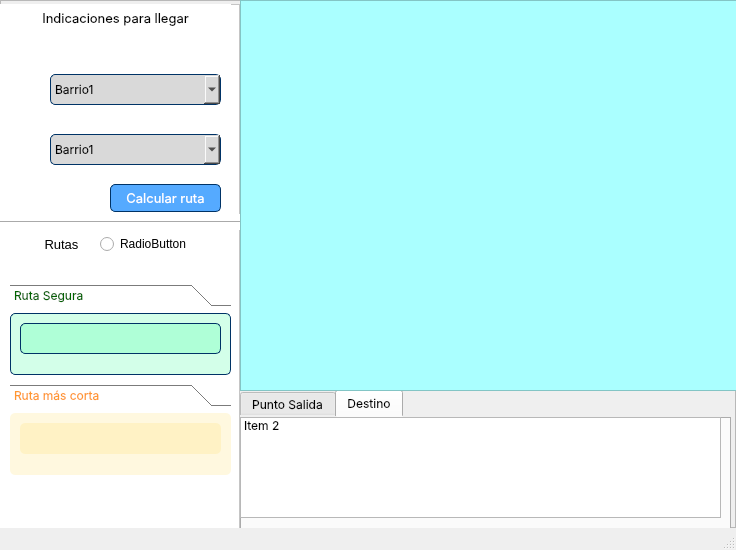
<?xml version="1.0" encoding="UTF-8"?>
<ui version="4.0">
 <class>MainWindow</class>
 <widget class="QMainWindow" name="MainWindow">
  <property name="enabled">
   <bool>true</bool>
  </property>
  <property name="geometry">
   <rect>
    <x>0</x>
    <y>0</y>
    <width>736</width>
    <height>550</height>
   </rect>
  </property>
  <property name="minimumSize">
   <size>
    <width>736</width>
    <height>550</height>
   </size>
  </property>
  <property name="font">
   <font>
    <family>Inter</family>
   </font>
  </property>
  <property name="windowTitle">
   <string>MainWindow</string>
  </property>
  <widget class="QWidget" name="centralwidget">
   <property name="sizePolicy">
    <sizepolicy hsizetype="Maximum" vsizetype="Maximum">
     <horstretch>0</horstretch>
     <verstretch>0</verstretch>
    </sizepolicy>
   </property>
   <property name="maximumSize">
    <size>
     <width>16777215</width>
     <height>16777215</height>
    </size>
   </property>
   <layout class="QHBoxLayout" name="horizontalLayout">
    <property name="spacing">
     <number>0</number>
    </property>
    <property name="sizeConstraint">
     <enum>QLayout::SetMaximumSize</enum>
    </property>
    <property name="leftMargin">
     <number>0</number>
    </property>
    <property name="topMargin">
     <number>0</number>
    </property>
    <property name="rightMargin">
     <number>0</number>
    </property>
    <property name="bottomMargin">
     <number>0</number>
    </property>
    <item>
     <widget class="QFrame" name="container">
      <property name="styleSheet">
       <string notr="true"/>
      </property>
      <property name="frameShape">
       <enum>QFrame::StyledPanel</enum>
      </property>
      <property name="frameShadow">
       <enum>QFrame::Raised</enum>
      </property>
      <widget class="QTabWidget" name="tabWidget">
       <property name="geometry">
        <rect>
         <x>240</x>
         <y>390</y>
         <width>491</width>
         <height>141</height>
        </rect>
       </property>
       <property name="font">
        <font>
         <family>Inter</family>
        </font>
       </property>
       <property name="styleSheet">
        <string notr="true">QTabWidget{
border-style: solid;
border-width: 0px;
border-color: rgba(255, 220, 94, 50);
backgroud-color: rgb(0, 0, 0)
border-radius: 5px;
}</string>
       </property>
       <property name="currentIndex">
        <number>1</number>
       </property>
       <widget class="QWidget" name="tabOrigin">
        <property name="styleSheet">
         <string notr="true">QWidget{
border-style: solid;
border-width: 0px;
border-color: rgba(255, 220, 94, 50);
color: rgb(255, 151, 47);
border-radius: 5px;
}</string>
        </property>
        <attribute name="icon">
         <iconset>
          <normaloff>../IconosColores/crosshair1.svg</normaloff>../IconosColores/crosshair1.svg</iconset>
        </attribute>
        <attribute name="title">
         <string>Punto Salida</string>
        </attribute>
        <widget class="QListWidget" name="listOrigin">
         <property name="geometry">
          <rect>
           <x>0</x>
           <y>1</y>
           <width>491</width>
           <height>181</height>
          </rect>
         </property>
         <property name="font">
          <font>
           <family>Inter</family>
          </font>
         </property>
         <property name="styleSheet">
          <string notr="true">color: rgb(0, 0, 0);</string>
         </property>
         <item>
          <property name="text">
           <string>Item 1</string>
          </property>
         </item>
        </widget>
       </widget>
       <widget class="QWidget" name="tab_Destination">
        <attribute name="icon">
         <iconset>
          <normaloff>../IconosColores/map-pin.svg</normaloff>../IconosColores/map-pin.svg</iconset>
        </attribute>
        <attribute name="title">
         <string>Destino</string>
        </attribute>
        <widget class="QListWidget" name="listDestination">
         <property name="geometry">
          <rect>
           <x>0</x>
           <y>0</y>
           <width>481</width>
           <height>101</height>
          </rect>
         </property>
         <property name="font">
          <font>
           <family>Inter</family>
          </font>
         </property>
         <item>
          <property name="text">
           <string>Item 2</string>
          </property>
         </item>
        </widget>
       </widget>
      </widget>
      <widget class="QFrame" name="frameSide">
       <property name="geometry">
        <rect>
         <x>-10</x>
         <y>4</y>
         <width>250</width>
         <height>531</height>
        </rect>
       </property>
       <property name="maximumSize">
        <size>
         <width>250</width>
         <height>16777215</height>
        </size>
       </property>
       <property name="font">
        <font>
         <family>Impact</family>
         <pointsize>12</pointsize>
        </font>
       </property>
       <property name="styleSheet">
        <string notr="true">background-color: rgb(255, 255, 255);</string>
       </property>
       <property name="frameShape">
        <enum>QFrame::StyledPanel</enum>
       </property>
       <property name="frameShadow">
        <enum>QFrame::Raised</enum>
       </property>
       <widget class="QPushButton" name="btn_menu">
        <property name="geometry">
         <rect>
          <x>10</x>
          <y>0</y>
          <width>231</width>
          <height>28</height>
         </rect>
        </property>
        <property name="font">
         <font>
          <family>Inter</family>
          <pointsize>10</pointsize>
          <kerning>true</kerning>
         </font>
        </property>
        <property name="styleSheet">
         <string notr="true">QPushButton{
border-style: solid;
border-width: 0px;
}</string>
        </property>
        <property name="text">
         <string>Indicaciones para llegar</string>
        </property>
        <property name="icon">
         <iconset>
          <normaloff>../iconos/align-justify.svg</normaloff>../iconos/align-justify.svg</iconset>
        </property>
        <property name="iconSize">
         <size>
          <width>30</width>
          <height>30</height>
         </size>
        </property>
       </widget>
       <widget class="QPushButton" name="btn_inicio">
        <property name="geometry">
         <rect>
          <x>20</x>
          <y>70</y>
          <width>30</width>
          <height>30</height>
         </rect>
        </property>
        <property name="styleSheet">
         <string notr="true">QPushButton{
border-style: solid;
border-width: 0px;
}</string>
        </property>
        <property name="text">
         <string/>
        </property>
        <property name="icon">
         <iconset>
          <normaloff>../IconosColores/crosshair1.svg</normaloff>../IconosColores/crosshair1.svg</iconset>
        </property>
        <property name="iconSize">
         <size>
          <width>25</width>
          <height>25</height>
         </size>
        </property>
       </widget>
       <widget class="QComboBox" name="comboOrigin">
        <property name="geometry">
         <rect>
          <x>60</x>
          <y>70</y>
          <width>171</width>
          <height>31</height>
         </rect>
        </property>
        <property name="font">
         <font>
          <family>Inter</family>
         </font>
        </property>
        <property name="styleSheet">
         <string notr="true">QComboBox{
	border-style: solid;
border-width: 1px;
border-color: rgb(0, 51, 102);
background-color: #D9D9D9;
color: rgb(0,0,0);
border-radius: 5px;
}</string>
        </property>
        <item>
         <property name="text">
          <string>Barrio1</string>
         </property>
        </item>
        <item>
         <property name="text">
          <string>Barrio2</string>
         </property>
        </item>
       </widget>
       <widget class="QPushButton" name="btn_inicio_2">
        <property name="geometry">
         <rect>
          <x>20</x>
          <y>100</y>
          <width>30</width>
          <height>30</height>
         </rect>
        </property>
        <property name="styleSheet">
         <string notr="true">QPushButton{
border-style: solid;
border-width: 0px;
}</string>
        </property>
        <property name="text">
         <string/>
        </property>
        <property name="icon">
         <iconset>
          <normaloff>../IconosColores/more-vertical.svg</normaloff>../IconosColores/more-vertical.svg</iconset>
        </property>
        <property name="iconSize">
         <size>
          <width>25</width>
          <height>25</height>
         </size>
        </property>
       </widget>
       <widget class="QPushButton" name="btn_inicio_3">
        <property name="geometry">
         <rect>
          <x>20</x>
          <y>130</y>
          <width>30</width>
          <height>30</height>
         </rect>
        </property>
        <property name="styleSheet">
         <string notr="true">QPushButton{
border-style: solid;
border-width: 0px;
}</string>
        </property>
        <property name="text">
         <string/>
        </property>
        <property name="icon">
         <iconset>
          <normaloff>../IconosColores/map-pin.svg</normaloff>../IconosColores/map-pin.svg</iconset>
        </property>
        <property name="iconSize">
         <size>
          <width>25</width>
          <height>25</height>
         </size>
        </property>
       </widget>
       <widget class="QComboBox" name="comboDestination">
        <property name="geometry">
         <rect>
          <x>60</x>
          <y>130</y>
          <width>171</width>
          <height>31</height>
         </rect>
        </property>
        <property name="font">
         <font>
          <family>Inter</family>
         </font>
        </property>
        <property name="styleSheet">
         <string notr="true">QComboBox{
	border-style: solid;
border-width: 1px;
border-color: rgb(0, 51, 102);
background-color: #D9D9D9;
color: rgb(0,0,0);
border-radius: 5px;
}</string>
        </property>
        <item>
         <property name="text">
          <string>Barrio1</string>
         </property>
        </item>
        <item>
         <property name="text">
          <string>Barrio2</string>
         </property>
        </item>
       </widget>
       <widget class="QPushButton" name="btn_CalculateRoute">
        <property name="geometry">
         <rect>
          <x>120</x>
          <y>180</y>
          <width>111</width>
          <height>28</height>
         </rect>
        </property>
        <property name="font">
         <font>
          <family>Inter</family>
          <pointsize>10</pointsize>
         </font>
        </property>
        <property name="styleSheet">
         <string notr="true">QPushButton{
	border-style: solid;
border-width: 1px;
border-color: rgb(0, 51, 102);
background-color: #55aaff;
color: rgb(255, 255, 255);
border-radius: 5px;
}

QPushButton:hover{
border-style: solid;
border-width: 1px;
border-color: rgb(0, 51, 102);
background-color: rgb(0, 0, 255);
color: rgb(255, 255, 255);
border-radius: 5px;
}</string>
        </property>
        <property name="text">
         <string>Calcular ruta</string>
        </property>
        <property name="checkable">
         <bool>true</bool>
        </property>
       </widget>
       <widget class="QPushButton" name="btn_inicio_4">
        <property name="geometry">
         <rect>
          <x>20</x>
          <y>230</y>
          <width>30</width>
          <height>30</height>
         </rect>
        </property>
        <property name="styleSheet">
         <string notr="true">QPushButton{
border-style: solid;
border-width: 0px;
}</string>
        </property>
        <property name="text">
         <string/>
        </property>
        <property name="icon">
         <iconset>
          <normaloff>../IconosColores/git-branch.svg</normaloff>../IconosColores/git-branch.svg</iconset>
        </property>
        <property name="iconSize">
         <size>
          <width>25</width>
          <height>25</height>
         </size>
        </property>
       </widget>
       <widget class="QLabel" name="label">
        <property name="geometry">
         <rect>
          <x>50</x>
          <y>230</y>
          <width>43</width>
          <height>21</height>
         </rect>
        </property>
        <property name="text">
         <string>&lt;html&gt;&lt;head/&gt;&lt;body&gt;&lt;p align=&quot;center&quot;&gt;&lt;span style=&quot; font-size:10pt; color:#000000;&quot;&gt;Rutas&lt;/span&gt;&lt;/p&gt;&lt;/body&gt;&lt;/html&gt;</string>
        </property>
       </widget>
       <widget class="Line" name="line">
        <property name="geometry">
         <rect>
          <x>10</x>
          <y>210</y>
          <width>241</width>
          <height>16</height>
         </rect>
        </property>
        <property name="orientation">
         <enum>Qt::Horizontal</enum>
        </property>
       </widget>
       <widget class="QToolBox" name="toolSafeRoute">
        <property name="geometry">
         <rect>
          <x>20</x>
          <y>280</y>
          <width>221</width>
          <height>91</height>
         </rect>
        </property>
        <property name="font">
         <font>
          <family>Inter</family>
         </font>
        </property>
        <property name="toolTip">
         <string>&lt;html&gt;&lt;head/&gt;&lt;body&gt;&lt;p&gt;Hola&lt;/p&gt;&lt;/body&gt;&lt;/html&gt;</string>
        </property>
        <property name="styleSheet">
         <string notr="true">QWidget{
border-style: solid;
color: rgb(0,100,0);
border-radius: 5px;
}</string>
        </property>
        <property name="currentIndex">
         <number>0</number>
        </property>
        <widget class="QWidget" name="pageSafeRoute">
         <property name="geometry">
          <rect>
           <x>0</x>
           <y>0</y>
           <width>221</width>
           <height>56</height>
          </rect>
         </property>
         <property name="styleSheet">
          <string notr="true">QWidget{
border-style: solid;
border-width: 1px;
border-color: rgb(0, 51, 102);
background-color: rgba(0, 255, 127, 44);
color: rgb(0,100,0);
border-radius: 5px;
}</string>
         </property>
         <attribute name="icon">
          <iconset>
           <normaloff>../iconos/check.svg</normaloff>../iconos/check.svg</iconset>
         </attribute>
         <attribute name="label">
          <string>Ruta Segura</string>
         </attribute>
         <widget class="QLabel" name="lbSafe">
          <property name="geometry">
           <rect>
            <x>10</x>
            <y>10</y>
            <width>201</width>
            <height>31</height>
           </rect>
          </property>
          <property name="text">
           <string/>
          </property>
         </widget>
        </widget>
       </widget>
       <widget class="QToolBox" name="ToolShorestRoute">
        <property name="enabled">
         <bool>true</bool>
        </property>
        <property name="geometry">
         <rect>
          <x>20</x>
          <y>380</y>
          <width>221</width>
          <height>91</height>
         </rect>
        </property>
        <property name="font">
         <font>
          <family>Inter</family>
         </font>
        </property>
        <property name="styleSheet">
         <string notr="true">QWidget{
border-style: solid;
border-width: 0px;
border-color: rgba(255, 220, 94, 50);
color: rgb(255, 151, 47);
border-radius: 5px;
}</string>
        </property>
        <property name="currentIndex">
         <number>0</number>
        </property>
        <widget class="QWidget" name="pageShortRoute">
         <property name="geometry">
          <rect>
           <x>0</x>
           <y>0</y>
           <width>221</width>
           <height>56</height>
          </rect>
         </property>
         <property name="styleSheet">
          <string notr="true">QWidget{
border-style: solid;
border-width: 0px;
border-color: rgb(0, 51, 102);
background-color: rgba(255, 220, 94, 50);
color: rgb(0,100,0);
border-radius: 5px;
}</string>
         </property>
         <attribute name="icon">
          <iconset>
           <normaloff>../IconosColores/git-commit.svg</normaloff>../IconosColores/git-commit.svg</iconset>
         </attribute>
         <attribute name="label">
          <string>Ruta más corta</string>
         </attribute>
         <widget class="QLabel" name="lbShort">
          <property name="geometry">
           <rect>
            <x>10</x>
            <y>10</y>
            <width>201</width>
            <height>31</height>
           </rect>
          </property>
          <property name="text">
           <string/>
          </property>
         </widget>
        </widget>
       </widget>
       <widget class="QRadioButton" name="radioButton">
        <property name="geometry">
         <rect>
          <x>110</x>
          <y>230</y>
          <width>95</width>
          <height>20</height>
         </rect>
        </property>
        <property name="text">
         <string>RadioButton</string>
        </property>
       </widget>
      </widget>
      <widget class="QFrame" name="frame">
       <property name="geometry">
        <rect>
         <x>240</x>
         <y>0</y>
         <width>501</width>
         <height>391</height>
        </rect>
       </property>
       <property name="styleSheet">
        <string notr="true">background-color: rgb(170, 255, 255);</string>
       </property>
       <property name="frameShape">
        <enum>QFrame::StyledPanel</enum>
       </property>
       <property name="frameShadow">
        <enum>QFrame::Raised</enum>
       </property>
       <widget class="QLabel" name="lbImagen">
        <property name="geometry">
         <rect>
          <x>39</x>
          <y>29</y>
          <width>421</width>
          <height>341</height>
         </rect>
        </property>
        <property name="text">
         <string/>
        </property>
       </widget>
      </widget>
     </widget>
    </item>
   </layout>
  </widget>
  <widget class="QStatusBar" name="statusbar"/>
 </widget>
 <resources/>
 <connections/>
</ui>
